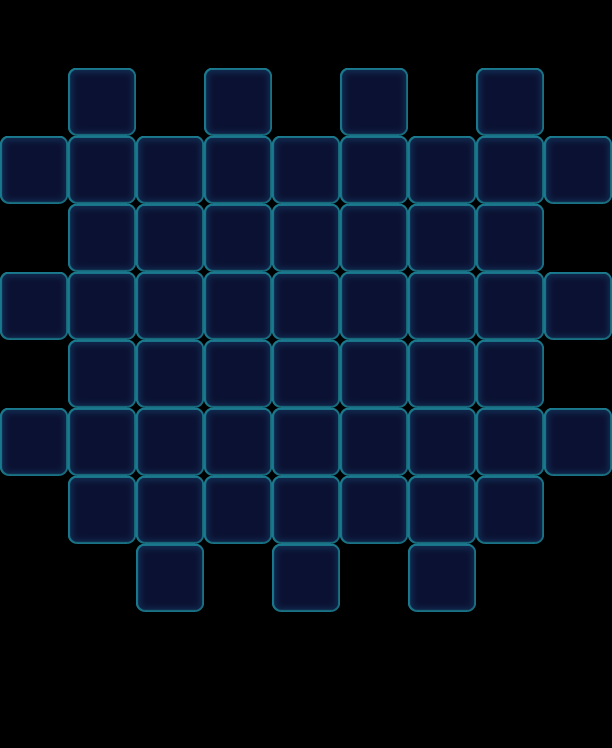

Rendered tile map (Tiled .tmx) drawn with the repository's tilesets; below, a short description and the map source with its tile grids summarised:
An orthogonal 9x11 tile map with 68x68 px tiles, 1 tile layer (Valid), 2 tilesets and 39 objects (19x Monster, 13x Factory_Normal, 7x Ice).

<map version="1.0" orientation="orthogonal" width="9" height="11" tilewidth="68" tileheight="68">
 <tileset firstgid="1" name="game_grid1" tilewidth="68" tileheight="68">
  <image source="game_grid1.png" width="68" height="68" />
 </tileset>
 <tileset firstgid="2" name="map" tilewidth="68" tileheight="68">
  <image source="map.png" width="1024" height="1024" />
 </tileset>
 <layer name="Valid" width="9" height="11">
  <data>[99 cells, 55 non-empty, 1 distinct tile ids]</data>
 </layer>
 <objectgroup name="BottomObj" width="9" height="11" />
 <objectgroup name="MiddleObj" width="9" height="11">
  <object type="Monster" gid="19" x="136" y="476">
   <properties>
    <property name="Color" value="Yellow" />
   </properties>
  </object>
  <object type="Monster" gid="19" x="408" y="544">
   <properties>
    <property name="Color" value="Yellow" />
   </properties>
  </object>
  <object type="Monster" gid="3" x="136" y="544">
   <properties>
    <property name="Color" value="Green" />
   </properties>
  </object>
  <object type="Monster" gid="3" x="68" y="544">
   <properties>
    <property name="Color" value="Green" />
   </properties>
  </object>
  <object type="Monster" gid="3" x="408" y="612">
   <properties>
    <property name="Bubble" value="1" />
    <property name="Color" value="Yellow" />
   </properties>
  </object>
  <object type="Monster" gid="18" x="0" y="476">
   <properties>
    <property name="Bubble" value="1" />
    <property name="Color" value="Pink" />
   </properties>
  </object>
  <object type="Monster" gid="18" x="340" y="544">
   <properties>
    <property name="Color" value="Purple" />
   </properties>
  </object>
  <object type="Monster" gid="2" x="476" y="544">
   <properties>
    <property name="Color" value="Blue" />
   </properties>
  </object>
  <object type="Monster" gid="4" x="136" y="612">
   <properties>
    <property name="Bubble" value="1" />
    <property name="Color" value="Orange" />
   </properties>
  </object>
  <object type="Monster" gid="4" x="272" y="544">
   <properties>
    <property name="Color" value="Orange" />
   </properties>
  </object>
  <object type="Monster" gid="17" x="272" y="612">
   <properties>
    <property name="Bubble" value="1" />
    <property name="Color" value="Purple" />
   </properties>
  </object>
  <object type="Monster" gid="17" x="204" y="544">
   <properties>
    <property name="Color" value="Purple" />
   </properties>
  </object>
  <object type="Monster" gid="18" x="408" y="476">
   <properties>
    <property name="Color" value="Pink" />
   </properties>
  </object>
  <object type="Monster" gid="4" x="272" y="476">
   <properties>
    <property name="Color" value="Orange" />
   </properties>
  </object>
  <object type="Monster" gid="4" x="544" y="340">
   <properties>
    <property name="Bubble" value="1" />
    <property name="Color" value="Orange" />
   </properties>
  </object>
  <object type="Monster" gid="19" x="544" y="204">
   <properties>
    <property name="Bubble" value="1" />
    <property name="Color" value="Yellow" />
   </properties>
  </object>
  <object type="Monster" gid="3" x="0" y="204">
   <properties>
    <property name="Bubble" value="1" />
    <property name="Color" value="Green" />
   </properties>
  </object>
  <object type="Monster" gid="17" x="0" y="340">
   <properties>
    <property name="Bubble" value="1" />
    <property name="Color" value="Purple" />
   </properties>
  </object>
  <object type="Monster" gid="2" x="544" y="476">
   <properties>
    <property name="Bubble" value="1" />
    <property name="Color" value="Blue" />
   </properties>
  </object>
 </objectgroup>
 <objectgroup color="#000000" name="TopObj" width="9" height="11">
  <object name="10" type="Factory_Normal" x="0" y="68" width="68" height="68" />
  <object name="10" type="Factory_Normal" x="476" y="0" width="68" height="68">
   <properties>
    <property name="Block" value="1" />
   </properties>
  </object>
  <object name="10" type="Factory_Normal" x="272" y="68" width="68" height="68" />
  <object name="10" type="Factory_Normal" x="340" y="0" width="68" height="68" />
  <object name="10" type="Factory_Normal" x="408" y="68" width="68" height="68" />
  <object name="10" type="Factory_Normal" x="544" y="68" width="68" height="68" />
  <object name="10" type="Ice" x="204" y="408" width="68" height="68">
   <properties>
    <property name="Layers" value="2" />
   </properties>
  </object>
  <object name="10" type="Ice" x="136" y="340" width="68" height="68">
   <properties>
    <property name="Layers" value="1" />
   </properties>
  </object>
  <object name="10" type="Ice" x="340" y="408" width="68" height="68">
   <properties>
    <property name="Layers" value="2" />
   </properties>
  </object>
  <object name="10" type="Ice" x="476" y="408" width="68" height="68">
   <properties>
    <property name="Layers" value="2" />
   </properties>
  </object>
  <object name="10" type="Factory_Normal" x="68" y="0" width="68" height="68" />
  <object name="10" type="Factory_Normal" x="136" y="68" width="68" height="68" />
  <object name="10" type="Factory_Normal" x="204" y="0" width="68" height="68" />
  <object name="10" type="Ice" x="272" y="340" width="68" height="68">
   <properties>
    <property name="Layers" value="1" />
   </properties>
  </object>
  <object name="10" type="Ice" x="408" y="340" width="68" height="68">
   <properties>
    <property name="Layers" value="1" />
   </properties>
  </object>
  <object name="10" type="Ice" x="68" y="408" width="68" height="68">
   <properties>
    <property name="Layers" value="2" />
   </properties>
  </object>
  <object name="10" type="Factory_Normal" x="0" y="204" width="68" height="68" />
  <object name="10" type="Factory_Normal" x="0" y="340" width="68" height="68" />
  <object name="10" type="Factory_Normal" x="544" y="340" width="68" height="68" />
  <object name="10" type="Factory_Normal" x="544" y="204" width="68" height="68" />
 </objectgroup>
</map>
